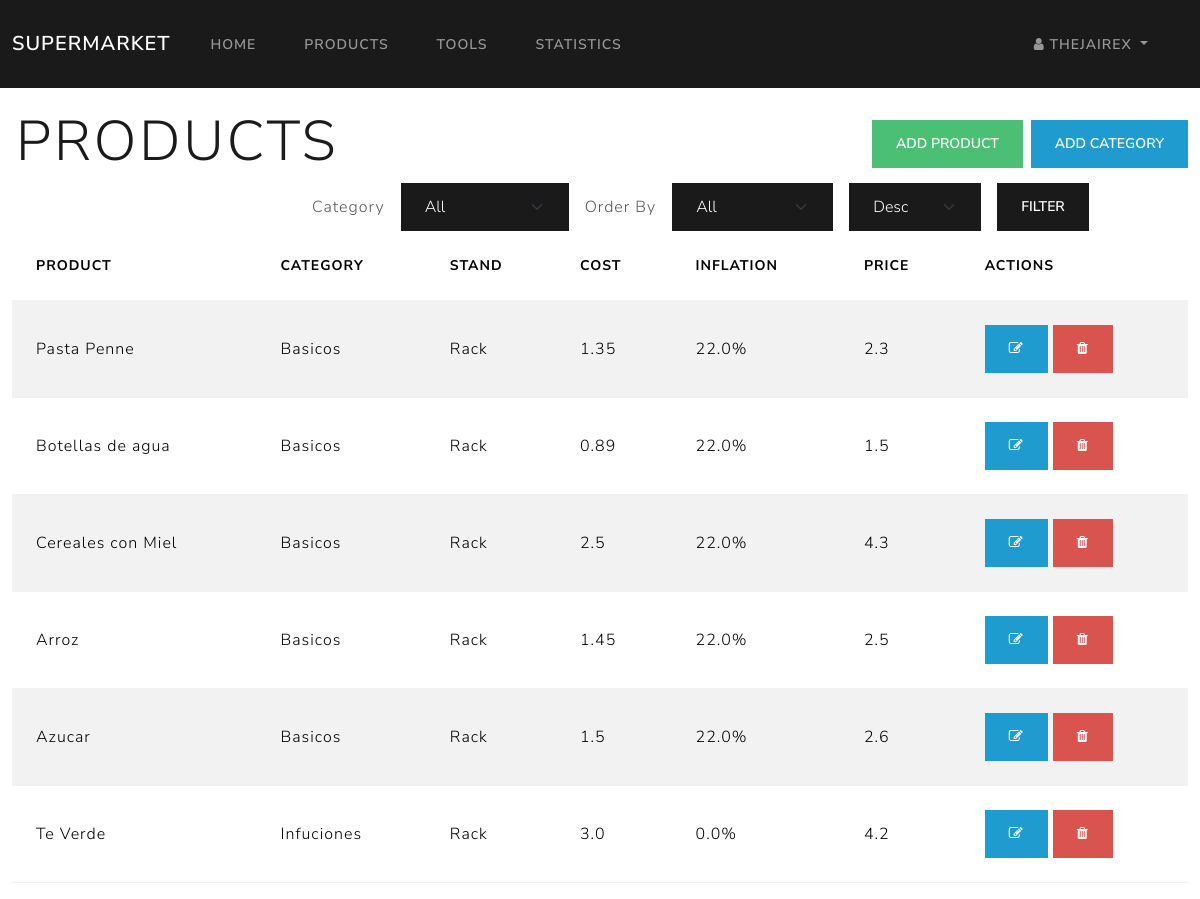
/products/ (signed in), run on the app's committed database.
### DB/models/users.py (models this page shows, shortened)
class User(UserMixin,Base):
    __tablename__ = "users"
    user_id  = Column(Integer, primary_key=True, autoincrement=True)
    username = Column(String(150), unique=True, nullable=False)
    password = Column(String(150), nullable=False)
    role = Column(String(150), nullable=False, default="user")

### DB/models/products.py (models this page shows, shortened)
class Product(Base):
    __tablename__ = "products"
    product_id = Column(Integer, primary_key=True, autoincrement=True)
    product = Column(String(150), unique=True, nullable=False)
    category_id = Column(Integer, ForeignKey('categories.category_id'))
    stand = Column(String(150), nullable=False)
    cost_unit = Column(Float, nullable=False)
    inflation_rate = Column(Float, nullable=False)
    price = Column(Float, nullable=False)
    category = relationship("Category", backref="products")

### DB/models/categories.py (models this page shows, shortened)
class Category(Base):
    __tablename__ = "categories"
    category_id = Column(Integer, primary_key=True, autoincrement=True)
    category = Column(String(150), unique=True, nullable=False)

### blueprints/products.py (the view, shortened to what this page needs)
@products_bp.route('/', methods=['GET', 'POST'])
def products():
    products = db.get_all(Product)
    categories = db.get_all(Category)
    return render_template('products.html', products=products,categories=categories)

### DB/__init__.py (called while the page is built)
    def get_all(self, model, order_by: str = None, order="asc"):
        print("order: ", order)
        query = self.session.query(model)
        if order_by:
            query = self.__order_by(query, model, order_by, order)
        return query.all()

    def get_record(self, model, column, value):
        return self.session.query(model).filter(getattr(model, column) == value).first()

### app.py (called while the page is built)
@login_manger.user_loader
def load_user(user_id):
    return db.get_record(User, 'user_id', user_id)

### templates/products.html (shortened to what this page needs)
{% extends "layout.html" %}
{% block content %}
<main class="container-fluid mt-3">
    <div class="row">
        <div class="col-6">
            <h1 class="display-4 ps-1 pt-1">Products</h1>
        </div>
        <div class="col-6 align-items-center d-flex justify-content-end">
            {% if current_user.is_authenticated and current_user.role == 'admin' %}
            <button type="button" class="btn btn-success " data-bs-toggle="modal" data-bs-target="#addProduct">Add
                Product</button>
            <button type="button" class="btn btn-info ms-2" data-bs-toggle="modal" data-bs-target="#addCategory">Add
                Category</button>
            {% endif %}
        </div>
    </div>
    <div class="row">
        <div class="col-auto offset-3">
            <form action="{{ url_for('products.products') }}" method="POST">
                <div class="row g-3 align-items-center">
                    <div class="col-auto">
                        <label class="form-label mb-0" for="category_id">Category</label>
                    </div>
                    <div class="col-auto">
                        <select class="form-select bg-primary text-white" name="category_id">
                            <option value="" selected>All</option>
                        </select>
                    </div>
                    <div class="col-auto">
                        <label class="form-label mb-0" for="order_by">Order By</label>
                    </div>
                    <div class="col-auto ">
                        <select class="form-select bg-primary text-white" name="order_by">
                            <option value="" selected>All</option>
                        </select>
                    </div>
                    <div class="col-auto">
                        <select name="order" id="order" class="form-select bg-primary text-white">
                            <option value="desc">Desc</option>
                        </select>
                    </div>
                    <div class="col-auto">
                        <button type="submit" class="btn btn-primary">Filter</button>
                    </div>
                </div>
            </form>
        </div>
    </div>
    {% if products|length != 0 %}
    <table class="table table-striped table-hover sticky-top ">
        <thead>
            <tr>
                <th scope="col">Product</th>
                <th scope="col">Category</th>
                <th scope="col">Stand</th>
                <th scope="col">Cost</th>
                <th scope="col">Inflation</th>
                <th scope="col">Price</th>
                {% if current_user.is_authenticated and current_user.role == 'admin' %}
                <th scope="col">Actions</th>
                {% endif %}
            </tr>
        </thead>
        <tbody>
            {% for product in products %}
            <tr class="align-middle">
                <td>{{ product.product }}</td>
                <td>{{ product.category.category }}</td>
                <td>{{ product.stand }}</td>
                <td>{{ product.cost_unit }}</td>
                <td>{{ product.inflation_rate }}%</td>
                <td>{{ product.price }}</td>
                {% if current_user.is_authenticated and current_user.role == 'admin' %}
                <td>
                    <a type="button" data-bs-toggle="modal" data-bs-target="#editProductModal{{ product.product_id }}"
                        class="btn btn-info"><i class="fa fa-edit"></i></a>
                    <a type="button" data-bs-toggle="modal" data-bs-target="#deleteProductModal{{ product.product_id }}"
                        class="btn btn-danger"><i class="fa fa-trash"></i></a>
                </td>
                {% endif %}
            </tr>
            {% endfor %}
        </tbody>
    </table>
    {% else %}
    <h3 class="text-center mt-3">No Products Found</h3>
    {% endif %}
</main>
{% endblock content %}

### templates/layout.html (shortened to what this page needs)
<!DOCTYPE html>
<html lang="en">
<head>
    <link rel="stylesheet" href="{{ url_for('static', filename='css/bootstrap.min.css') }}">
    <link rel="stylesheet" href="https://cdnjs.cloudflare.com/ajax/libs/font-awesome/4.7.0/css/font-awesome.min.css">
    <link rel="stylesheet" href="{{ url_for('static', filename='css/style.css') }}">
</head>
<body>
    <header>
        <nav class="navbar navbar-expand-lg navbar-dark bg-primary" data-bs-theme="dark">
            <div class="container-fluid">
                <a href="#" class="navbar-brand">SuperMarket</a>
                <div class="collapse navbar-collapse" id="navbarNav">
                    <ul class="navbar-nav flex-grow-1">
                        <li class="nav-item">
                            <a href="{{ url_for('index') }}" class="nav-link me-auto p-2">Home</a>
                        </li>
                        <li class="nav-item">
                            <a href="{{ url_for('products.products') }}" class="nav-link me-auto p-2">Products</a>
                        </li>
                        {% if current_user.is_authenticated %}
                        <li class="nav-item">
                            <a href="#" class="nav-link me-auto p-2">Tools</a>
                        </li>
                        <li class="nav-item">
                            <a href="{{ url_for('statistics') }}" class="nav-link me-auto p-2">Statistics</a>
                        </li>
                        <li class="nav-item ms-auto dropdown">
                            <a href="#" class="nav-link dropdown-toggle p-2" role="button" data-bs-toggle="dropdown" aria-expanded="false">
                                <i class="fa fa-user"></i> {{ current_user.username }}
                            </a>
                        </li>
                        {% endif %}
                    </ul>
                </div>
            </div>
        </nav>
    </header>
    {% block content %}
    {% endblock content %}
</body>
</html>

### data on the page
User: username "THEJAIREX"
Product: product "Pasta Penne", category.category "Basicos", stand "Rack", cost_unit "1.35", inflation_rate "22.0", price "2.3"
Product: product "Botellas de agua", category.category "Basicos", stand "Rack", cost_unit "0.89", inflation_rate "22.0", price "1.5"
Product: product "Cereales con Miel", category.category "Basicos", stand "Rack", cost_unit "2.5", inflation_rate "22.0", price "4.3"
Product: product "Arroz", category.category "Basicos", stand "Rack", cost_unit "1.45", inflation_rate "22.0", price "2.5"
Product: product "Azucar", category.category "Basicos", stand "Rack", cost_unit "1.5", inflation_rate "22.0", price "2.6"
Product: product "Te Verde", category.category "Infuciones", stand "Rack", cost_unit "3.0", inflation_rate "0.0", price "4.2"
